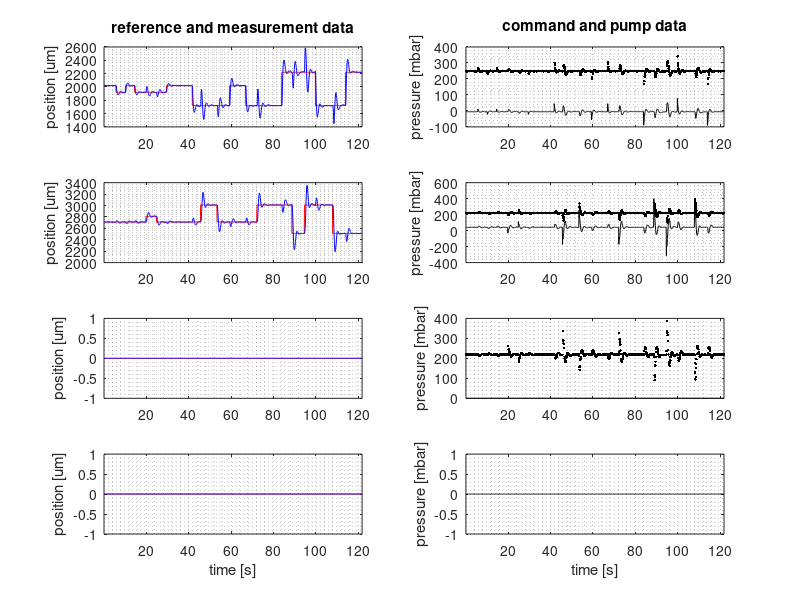
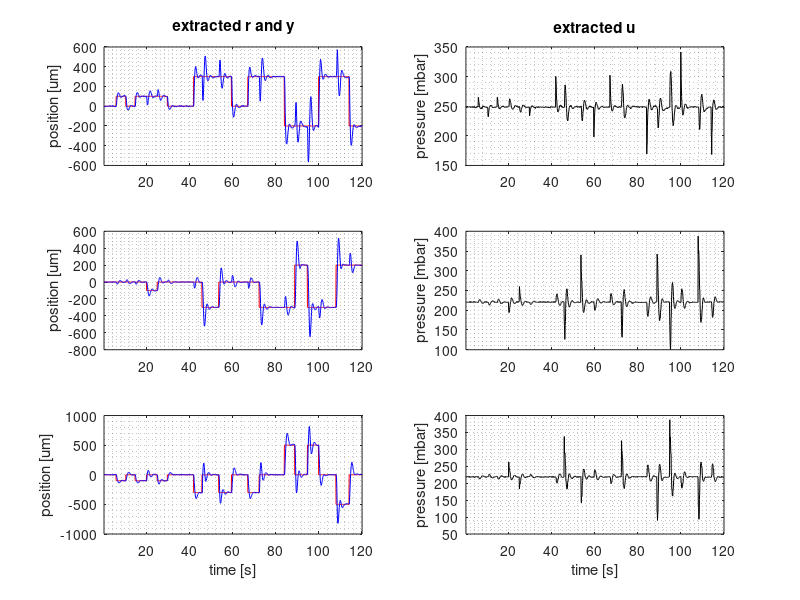

The MATLAB source for these figures, in order: (Note: this script raises an error after producing the figures.)
%{
Copyright 2016 David Wong

This file is part of uEVA. https://github.com/DaveSketchySpeedway/uEVA

uEVA is free software : you can redistribute it and / or modify
it under the terms of the GNU General Public License as published by
the Free Software Foundation, either version 3 of the License, or
any later version.

uEVA is distributed in the hope that it will be useful,
but WITHOUT ANY WARRANTY; without even the implied warranty of
MERCHANTABILITY or FITNESS FOR A PARTICULAR PURPOSE.See the
GNU General Public License for more details.

You should have received a copy of the GNU General Public License
along with uEva. If not, see <http://www.gnu.org/licenses/>
%}

% this script 
% 1) first estimate d using kalman filter
% 2) then simulate v and y base on u-d using model

close all
clearvars -except model
clc

%% EXTRACT FROM DATA
% load('droplet_fast_slowslow_2016_2_16_13_58_record.mat')
% cut_start_time = 65;
% cut_end_time = 133;
% expe.um_per_pix = micron_per_pixel;
% clear micron_per_pixel controller;

load('droplet_slow_slowslow_2016_2_16_13_21_record.mat')
cut_start_time = 0;
cut_end_time = 120;
expe.um_per_pix = micron_per_pixel;
clear micron_per_pixel;
clear controller

start_idx = find(data.ctrl_time > cut_start_time,1,'first');
end_idx = find(data.ctrl_time >= cut_end_time,1,'first');

expe.t = data.ctrl_time(start_idx:end_idx);
expe.r = data.ctrl_reference(start_idx:end_idx,1:2);
expe.y = data.ctrl_measure(start_idx:end_idx,1:2);

% conservation 
expe.r(:,3) = -( expe.r(:,1) + expe.r(:,2) ); 
expe.y(:,3) = -( expe.y(:,1) + expe.y(:,2) );

% zero data
for i = 1:3
    expe.r(:,i) = expe.r(:,i) - expe.r(1,i);
    expe.y(:,i) = expe.y(:,i) - expe.y(1,i);
end

% flip data to match pump
expe.r = -expe.r;
expe.y = -expe.y;

% velocity by central difference
expe.v = zeros(size(expe.y));
for j = 1:3
    for i = 2:length(expe.t)-1
        expe.v(i,j) = (expe.y(i+1,j) - expe.y(i-1,j)) /...
            (expe.t(i+1) - expe.t(i-1)); 
    end
end
clear i j

% use pump read as model input
expe.u = zeros(length(expe.t), 3);
for i = 1:3
    start_idx = find(data.pump_read_time(:,i) > cut_start_time, 1, 'first');
    end_idx = start_idx + length(expe.t) - 1;
    expe.u(:,i) = data.pump_read(start_idx:end_idx, i);
end
clear i
% start_idx = find(data.pump_write_time > cut_start_time,1,'first');
% end_idx = find(data.pump_write_time > cut_end_time,1,'first');
% expe.u = data.pump_read(start_idx:end_idx, 1:3);
clear start_idx* end_idx cut*

% plot raw data
num_chan = size(data.ctrl_reference,2);

figure
for i = 1:num_chan
    subplot(num_chan,2,(i-1)*2+1)
    plot(data.ctrl_time, data.ctrl_reference(:,i), 'r')
    hold on
    plot(data.ctrl_time, data.ctrl_measure(:,i), 'b')
    if (i == 1)
        title('reference and measurement data')
    end
    if (i == num_chan)
        xlabel('time [s]')
    end
    ylabel('position [um]')
    grid minor

    subplot(num_chan,2, i*2)
    plot(data.ctrl_time, data.ctrl_command(:,i), 'k')
    hold on
    plot(data.pump_read_time(:,i), data.pump_read(:,i), 'k.')
    if (i == 1)
        title('command and pump data')
    end
    if (i== num_chan)
        xlabel('time [s]')
    end
    ylabel('pressure [mbar]')
    grid minor
end
all_axes = findobj(gcf,'type','axes');
linkaxes(all_axes,'x');
xlim(all_axes(1), [min(data.ctrl_time), max(data.ctrl_time)])
clear i all_axes num_chan

% plot extracted 
num_chan = size(expe.r,2);

figure
for i = 1:num_chan
    subplot(num_chan,2,(i-1)*2+1)
    plot(expe.t, expe.r(:,i), 'r')
    hold on
    plot(expe.t, expe.y(:,i), 'b')
    if (i==1)
        title('extracted r and y')
    end
    if (i == num_chan)
        xlabel('time [s]')
    end
    ylabel('position [um]')
    grid minor

    subplot(num_chan,2, i*2)
    plot(expe.t, expe.u(:,i), 'k')
    hold on
    if (i == 1)
        title('extracted u')
    end
    if (i == num_chan)
        xlabel('time [s]')
    end
    ylabel('pressure [mbar]')
    grid minor
end    
all_axes = findobj(gcf, 'type', 'axes');
linkaxes(all_axes, 'x');
xlim(all_axes(1), [min(expe.t), max(expe.t)]);
clear i all_axes num_chan



%% SET UP AUGMENTED STATESPACE
n = length(model.chip.state_d);
m = length(model.chip.input);
p = length(model.chip.output);

sensor_variance = (expe.um_per_pix ^ 2) / 12;
model_knob = 0;
disturbance_knob = 0.01;

kalm.A = [model.chip.Ad -model.chip.Bd; zeros(m,n) eye(m,m)];
kalm.B = [model.chip.Bd; zeros(m,m)];
% kalm.W = [zeros(n,m); eye(m,m)];
kalm.W = eye(n+m, n+m);
kalm.C = [model.chip.Cd zeros(p,m)];
% kalm.Rw = tuning_knob .* eye(m,m);
kalm.Rw = [model_knob .* eye(n,n), zeros(n,m); zeros(m,n), disturbance_knob.* eye(m,m)];
kalm.Rv = sensor_variance .* eye(p,p);
kalm.Rv(3,3) = 2*sensor_variance; % y(3,:) = -(y(1,:) + y(2,:))
kalm.state = model.chip.state_d;
for i = 1:m
    kalm.state = [kalm.state; {['disturbance_ch' num2str(i)]}];
end

clear i n m p
clear model_knob disturbnce_knob sensor_variance

%% VALIDATION BY SIMULATION
vali.t = expe.t;
vali.u = expe.u';
vali.r = expe.r';
vali.y = expe.y';
vali.v = expe.v';

[vali.xe, vali.xp, vali.yp, vali.pe, vali.pp, vali.kg] =...
    run_kalman(kalm.A, kalm.B, kalm.W, kalm.C, kalm.Rw, kalm.Rv,...
    vali.t, vali.u, vali.y);

vali.de = zeros(size(vali.u));
vali.ud = zeros(size(vali.u));
for i = 1:size(vali.ud,1)
    vali.de(i,:) = vali.xe(end-size(vali.u,1)+i,:);
    vali.ud(i,:) = vali.u(i,:) - mean(vali.de(i,:));
%     sim.ud(i,:) = sim.u(i,:) - sim.de(i,:);
end

[deleteme, vali.vo] = run_statespace(...
    model.raw.a, model.raw.b, model.raw.c, model.raw.d, vali.t, vali.ud);

[deleteme, vali.yo] = run_statespace(...
    model.chip.Ad, model.chip.Bd, model.chip.Cd, model.chip.Dd, vali.t, vali.ud);

clear deleteme

%% PLOT SIMULATION RESULTS
% kalman estimations
figure
for i = 1:size(vali.r,1)
    
    subplot(size(vali.r,1),2,(i-1)*2+1)
    plot(vali.t, vali.r(i,:), 'r')
    hold on
    plot(vali.t, vali.y(i,:), 'b.')
    plot(vali.t, vali.yp(i,:), 'c.')
    if (i == 1)
        title('r vs y vs yp')
    end
    if (i == size(vali.r,1))
        xlabel('time [s]')
    end
    ylabel('position [um]')
    grid minor
        
    if i <= size(vali.u)
        subplot(size(vali.r,1),2,i*2)
        plot(vali.t, vali.u(i,:), 'k.')
        hold on
        plot(vali.t, vali.de(i,:), 'g.')
        if (i == 1)
            title('u and de')
        end
        if (i == size(vali.r,1))
            xlabel('time [s]')
        end
        ylabel('pressure [mbar]')
        grid minor
    end    
end
all_axes = findobj(gcf, 'type', 'axes');
linkaxes(all_axes, 'x');
xlim(all_axes(1), [min(vali.t), max(vali.t)]);
clear i all_axes 

% open loop simulation
figure
for i = 1:size(vali.r,1)
    subplot(size(vali.r,1),3, (i-1)*3+1)
    plot(vali.t, vali.r(i,:), 'r')
    hold on
    plot(vali.t, vali.y(i,:), 'b.')
    plot(vali.t, vali.yo(i,:), 'c.')
    if (i==1)
        title('r vs y vs yo')
    end
    if (i==size(vali.r,1))
        xlabel('time [s]')
    end
    ylabel('position [um]')
    grid minor
    
    subplot(size(vali.r,1),3,(i-1)*3+2)
    plot(vali.t, vali.v(i,:), 'r')
    hold on
    plot(vali.t, vali.vo(i,:), 'm.')
    if (i == 1)
        title('v vs vo')
    end
    if (i == size(vali.r,1))
        xlabel('time [s]')
    end
    ylabel('velocity [um/s]')
    grid minor
    
    if i <= size(vali.ud)
        subplot(size(vali.r,1),3,3*i)  
        plot(vali.t, vali.ud(i,:), 'k.')
        if (i == 1)
            title('u - d')
        end
        if (i == size(vali.r,1))
            xlabel('time [s]')
        end
        ylabel('pressure [mbar]')
        grid minor
    end
end
all_axes = findobj(gcf, 'type', 'axes');
linkaxes(all_axes, 'x');
xlim(all_axes(1), [min(vali.t), max(vali.t)]);
clear i all_axes 
    
    
    
    






